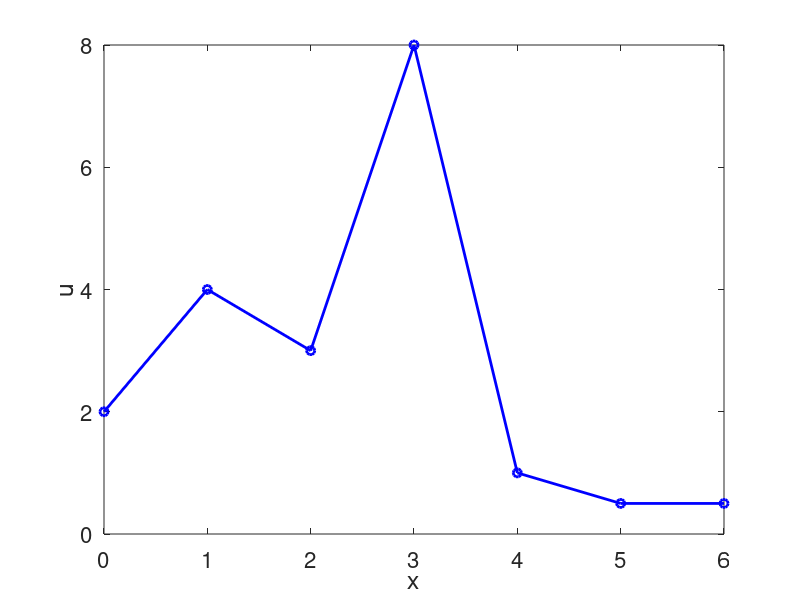

The MATLAB source for this figure:

x=[0 1 2 3 4 5 6];
u=[2 4 3 8 1 0.5 0.5];


figure(1);
plot(x,u,'b-o','Linewidth',2);
set(gca,'fontsize',16);
xlabel('x','fontsize',18);
ylabel('u','fontsize',18);
print -depsc piecewise_linear.eps
